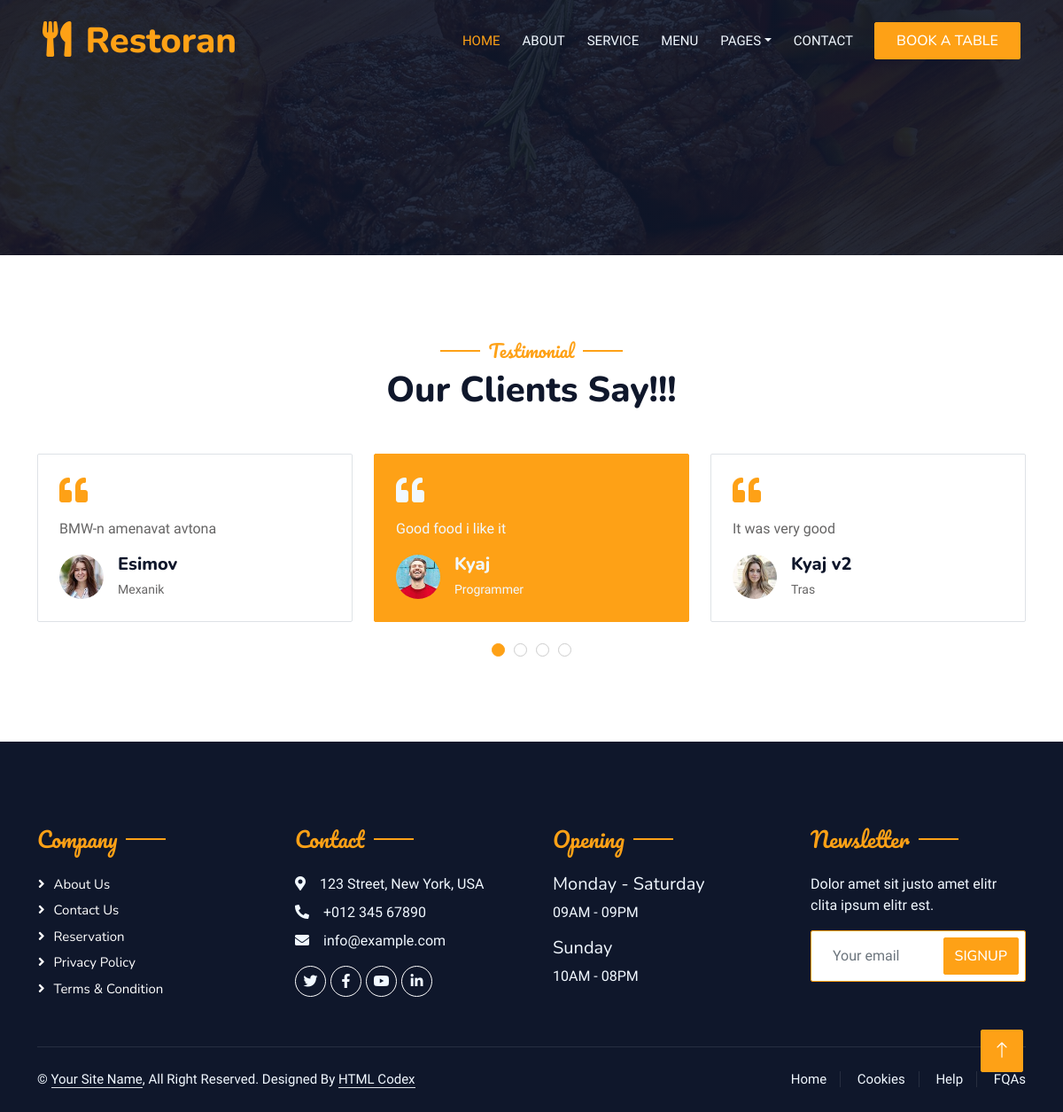
Page /testimonial/ on the committed database.
### main/models.py (models this page shows, shortened)
class Testimonial(models.Model):
    name = models.CharField('Name', max_length=50)
    profession = models.CharField('Profession', max_length=50)
    image = models.ImageField('Image')
    message = models.TextField('Message')

### main/views.py (the view)
# urls.py: path('testimonial/', views.testimonial, name='testimonial'),
def testimonial(request):
    testimonials = Testimonial.objects.all()
    return render(request, 'main/testimonial.html', context={
        'testimonials': testimonials
    })

### main/templates/main/testimonial.html
{% extends 'base.html' %}
{% block content %}
        <div class="container-xxl py-5 wow fadeInUp" data-wow-delay="0.1s">
            <div class="container">
                <div class="text-center">
                    <h5 class="section-title ff-secondary text-center text-primary fw-normal">Testimonial</h5>
                    <h1 class="mb-5">Our Clients Say!!!</h1>
                </div>
                <div class="owl-carousel testimonial-carousel">
                    {% for testimonial in  testimonials %}
                        <div class="testimonial-item bg-transparent border rounded p-4">
                            <i class="fa fa-quote-left fa-2x text-primary mb-3"></i>
                            <p>{{ testimonial.message }}</p>
                            <div class="d-flex align-items-center">
                                <img class="img-fluid flex-shrink-0 rounded-circle" src="{{ testimonial.image.url }}" style="width: 50px; height: 50px;">
                                <div class="ps-3">
                                    <h5 class="mb-1">{{ testimonial.name }}</h5>
                                    <small>{{ testimonial.profession }}</small>
                                </div>
                            </div>
                        </div>
                    {% endfor %}
                </div>
            </div>
        </div>
        {% endblock %}

### main/static/css/style.css (style rules this page uses)
:root { --primary: #FEA116; --light: #F1F8FF; --dark: #0F172B; }
.ff-secondary { font-family: 'Pacifico', cursive; }
.section-title { position: relative; display: inline-block; }
.section-title::before { position: absolute; content: ""; width: 45px; height: 2px; top: 50%; left: -55px; margin-top: -1px; background: var(--primary); }
.section-title::after { position: absolute; content: ""; width: 45px; height: 2px; top: 50%; right: -55px; margin-top: -1px; background: var(--primary); }
.testimonial-carousel .owl-item .testimonial-item, .testimonial-carousel .owl-item.center .testimonial-item * { transition: .5s; }
.testimonial-carousel .owl-item.center .testimonial-item { background: var(--primary) !important; border-color: var(--primary) !important; }
.testimonial-carousel .owl-item.center .testimonial-item * { color: var(--light) !important; }

### rows in the picture
Testimonial: message "Good food i like it", image (picture), name "Kyaj", profession "Programmer"
Testimonial: message "It was very good", image (picture), name "Kyaj v2", profession "Tras"
Testimonial: message "BMW-n amenavat avtona", image (picture), name "Esimov", profession "Mexanik"
